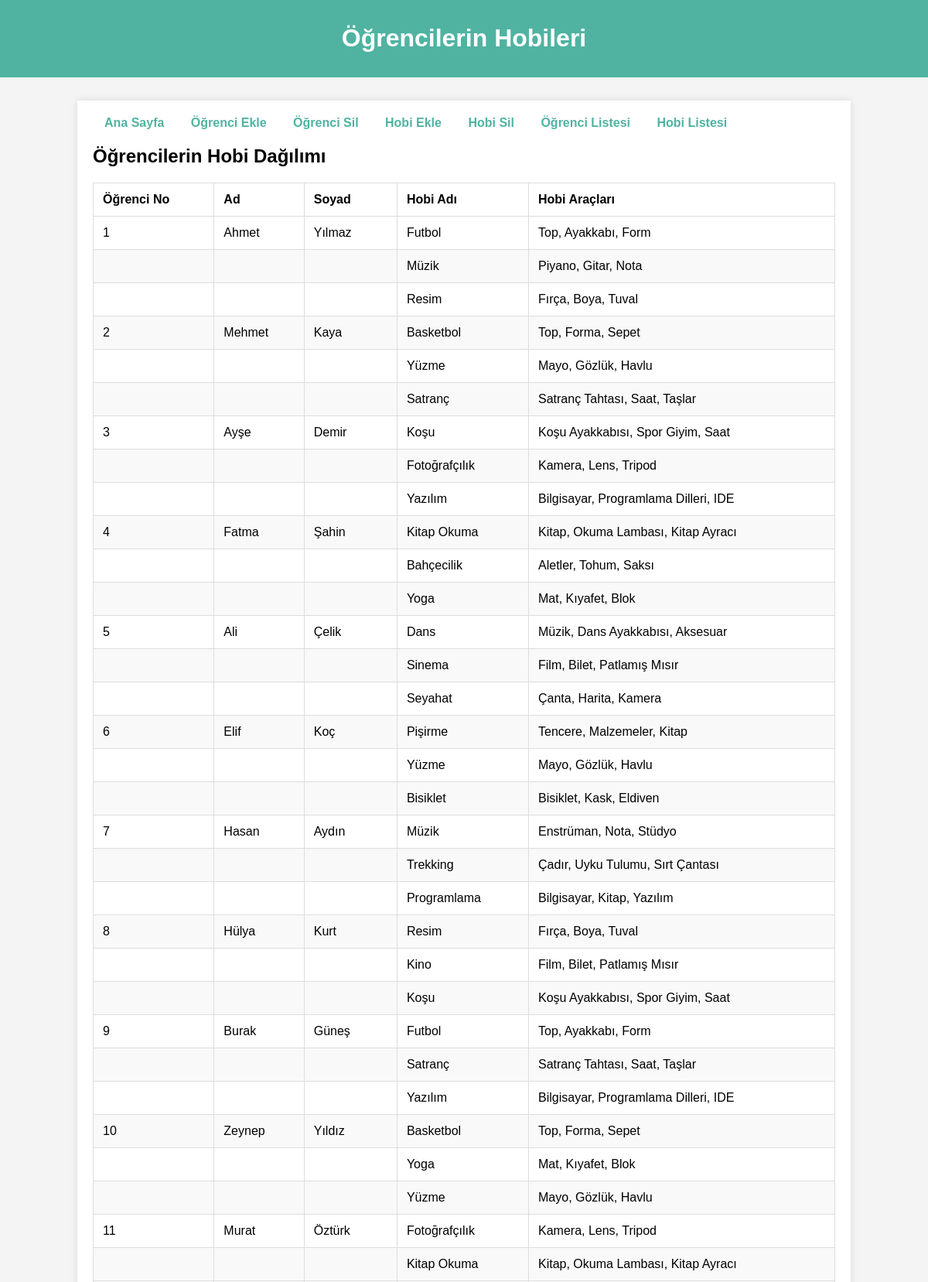
Screenshot of /ogrencilerin_hobileri.php (upper part) with the database file from the repository.
### tables this page shows
CREATE TABLE IF NOT EXISTS hobi (
    hobi_id INT AUTO_INCREMENT PRIMARY KEY,
    ogrenci_no INT NOT NULL,
    hobi_adı VARCHAR(100) NOT NULL,
    hobi_araclari VARCHAR(100),
    FOREIGN KEY (ogrenci_no) REFERENCES ogrenci(ogrenci_no) ON DELETE CASCADE
);

CREATE TABLE IF NOT EXISTS ogrenci (
    ogrenci_no INT AUTO_INCREMENT PRIMARY KEY,
    ad VARCHAR(50) NOT NULL,
    soyad VARCHAR(50) NOT NULL,
    gno DECIMAL(3,2) NOT NULL
);

### ogrencilerin_hobileri.php (the view, shortened to what this page needs)
<?php
include 'db.php';
?>
<!DOCTYPE html>
<html lang="tr">
<head>
    <link rel="stylesheet" href="css/styles.css">
</head>
<body>
    <header>
        <h1>Öğrencilerin Hobileri</h1>
    </header>
    <div class="container">
        <nav>
            <a href="index.php">Ana Sayfa</a>
            <a href="ogrenci_ekle.php">Öğrenci Ekle</a>
            <a href="ogrenci_sil.php">Öğrenci Sil</a>
            <a href="hobi_ekle.php">Hobi Ekle</a>
            <a href="hobi_sil.php">Hobi Sil</a>
            <a href="ogrenci_liste.php">Öğrenci Listesi</a>
            <a href="hobi_liste.php">Hobi Listesi</a>
        </nav>
        <h2>Öğrencilerin Hobi Dağılımı</h2>
        <table>
            <thead>
                <tr>
                    <th>Öğrenci No</th>
                    <th>Ad</th>
                    <th>Soyad</th>
                    <th>Hobi Adı</th>
                    <th>Hobi Araçları</th>
                </tr>
            </thead>
            <tbody>
                <?php
                $sql = "SELECT o.ogrenci_no, o.ad, o.soyad, h.hobi_adı, h.hobi_araclari
                        FROM ogrenci o
                        LEFT JOIN hobi h ON o.ogrenci_no = h.ogrenci_no
                        ORDER BY o.ogrenci_no ASC, h.hobi_id ASC";
                $result = $conn->query($sql);
                if ($result->num_rows > 0) {
                    $current_ogrenci_no = null;
                    while($row = $result->fetch_assoc()) {
                        echo "<tr>";
                        if ($row['ogrenci_no'] !== $current_ogrenci_no) {
                            echo "<td>" . htmlspecialchars($row['ogrenci_no']) . "</td>";
                            echo "<td>" . htmlspecialchars($row['ad']) . "</td>";
                            echo "<td>" . htmlspecialchars($row['soyad']) . "</td>";
                            $current_ogrenci_no = $row['ogrenci_no'];
                        } else {
                            echo "<td></td><td></td><td></td>";
                        }
                        echo "<td>" . htmlspecialchars($row['hobi_adı'] ?? 'Yok') . "</td>";
                        echo "<td>" . htmlspecialchars($row['hobi_araclari'] ?? '-') . "</td>";
                        echo "</tr>";
                    }
                } else {
                    echo "<tr><td colspan='5'>Kayıt Bulunmamaktadır.</td></tr>";
                }
                ?>
            </tbody>
        </table>
    </div>
</body>
</html>

### css/styles.css (style rules this page uses)
body { font-family: Arial, sans-serif; background-color: #f4f4f4; margin: 0; padding: 0; }
.container { width: 80%; margin: auto; overflow: hidden; padding: 20px; background: #fff; margin-top: 30px; box-shadow: 0 0 10px rgba(0,0,0,0.1); }
header { background: #50b3a2; color: #fff; padding: 10px 0; text-align: center; }
nav a { margin: 0 15px; text-decoration: none; color: #50b3a2; font-weight: bold; }
table { width: 100%; border-collapse: collapse; margin-top: 20px; }
table, th, td { border: 1px solid #ddd; }
th, td { padding: 12px; text-align: left; }
tr:nth-child(even) { background-color: #f9f9f9; }

### rows the page displays
hobi: ogrenci_no.ogrenci_no "1", ogrenci_no.ad "Ahmet", ogrenci_no.soyad "Yılmaz", hobi_adı "Futbol", hobi_araclari "Top, Ayakkabı, Form"
hobi: hobi_adı "Müzik", hobi_araclari "Piyano, Gitar, Nota"
hobi: hobi_adı "Resim", hobi_araclari "Fırça, Boya, Tuval"
hobi: ogrenci_no.ogrenci_no "2", ogrenci_no.ad "Mehmet", ogrenci_no.soyad "Kaya", hobi_adı "Basketbol", hobi_araclari "Top, Forma, Sepet"
hobi: hobi_adı "Yüzme", hobi_araclari "Mayo, Gözlük, Havlu"
hobi: hobi_adı "Satranç", hobi_araclari "Satranç Tahtası, Saat, Taşlar"
hobi: ogrenci_no.ogrenci_no "3", ogrenci_no.ad "Ayşe", ogrenci_no.soyad "Demir", hobi_adı "Koşu", hobi_araclari "Koşu Ayakkabısı, Spor Giyim, Saat"
hobi: hobi_adı "Fotoğrafçılık", hobi_araclari "Kamera, Lens, Tripod"
hobi: hobi_adı "Yazılım", hobi_araclari "Bilgisayar, Programlama Dilleri, IDE"
hobi: ogrenci_no.ogrenci_no "4", ogrenci_no.ad "Fatma", ogrenci_no.soyad "Şahin", hobi_adı "Kitap Okuma", hobi_araclari "Kitap, Okuma Lambası, Kitap Ayracı"
hobi: hobi_adı "Bahçecilik", hobi_araclari "Aletler, Tohum, Saksı"
hobi: hobi_adı "Yoga", hobi_araclari "Mat, Kıyafet, Blok"
hobi: ogrenci_no.ogrenci_no "5", ogrenci_no.ad "Ali", ogrenci_no.soyad "Çelik", hobi_adı "Dans", hobi_araclari "Müzik, Dans Ayakkabısı, Aksesuar"
hobi: hobi_adı "Sinema", hobi_araclari "Film, Bilet, Patlamış Mısır"
hobi: hobi_adı "Seyahat", hobi_araclari "Çanta, Harita, Kamera"
hobi: ogrenci_no.ogrenci_no "6", ogrenci_no.ad "Elif", ogrenci_no.soyad "Koç", hobi_adı "Pişirme", hobi_araclari "Tencere, Malzemeler, Kitap"
hobi: hobi_adı "Yüzme", hobi_araclari "Mayo, Gözlük, Havlu"
hobi: hobi_adı "Bisiklet", hobi_araclari "Bisiklet, Kask, Eldiven"
hobi: ogrenci_no.ogrenci_no "7", ogrenci_no.ad "Hasan", ogrenci_no.soyad "Aydın", hobi_adı "Müzik", hobi_araclari "Enstrüman, Nota, Stüdyo"
hobi: hobi_adı "Trekking", hobi_araclari "Çadır, Uyku Tulumu, Sırt Çantası"
hobi: hobi_adı "Programlama", hobi_araclari "Bilgisayar, Kitap, Yazılım"
hobi: ogrenci_no.ogrenci_no "8", ogrenci_no.ad "Hülya", ogrenci_no.soyad "Kurt", hobi_adı "Resim", hobi_araclari "Fırça, Boya, Tuval"
hobi: hobi_adı "Kino", hobi_araclari "Film, Bilet, Patlamış Mısır"
hobi: hobi_adı "Koşu", hobi_araclari "Koşu Ayakkabısı, Spor Giyim, Saat"
hobi: ogrenci_no.ogrenci_no "9", ogrenci_no.ad "Burak", ogrenci_no.soyad "Güneş", hobi_adı "Futbol", hobi_araclari "Top, Ayakkabı, Form"
hobi: hobi_adı "Satranç", hobi_araclari "Satranç Tahtası, Saat, Taşlar"
hobi: hobi_adı "Yazılım", hobi_araclari "Bilgisayar, Programlama Dilleri, IDE"
hobi: ogrenci_no.ogrenci_no "10", ogrenci_no.ad "Zeynep", ogrenci_no.soyad "Yıldız", hobi_adı "Basketbol", hobi_araclari "Top, Forma, Sepet"
hobi: hobi_adı "Yoga", hobi_araclari "Mat, Kıyafet, Blok"
hobi: hobi_adı "Yüzme", hobi_araclari "Mayo, Gözlük, Havlu"
hobi: ogrenci_no.ogrenci_no "11", ogrenci_no.ad "Murat", ogrenci_no.soyad "Öztürk", hobi_adı "Fotoğrafçılık", hobi_araclari "Kamera, Lens, Tripod"
hobi: hobi_adı "Kitap Okuma", hobi_araclari "Kitap, Okuma Lambası, Kitap Ayracı"
